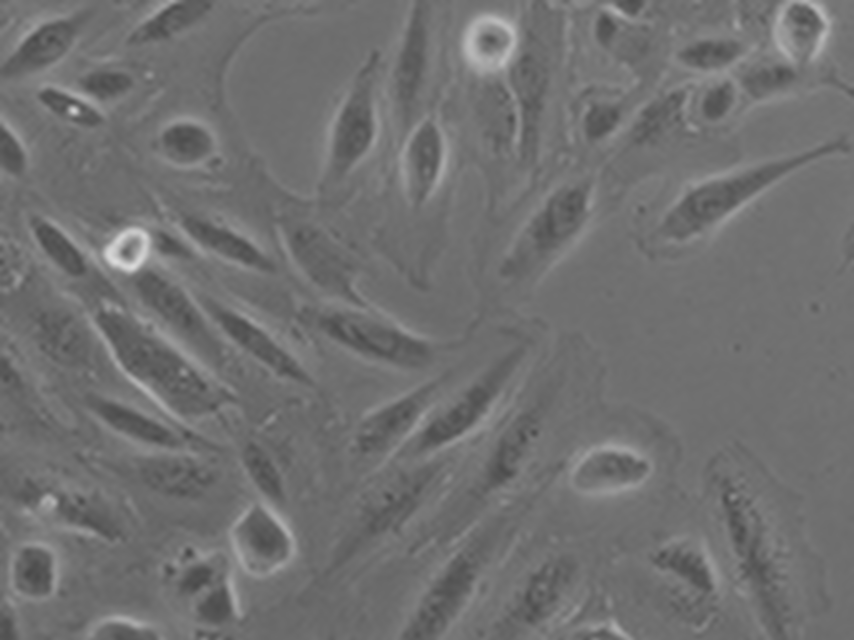
#> input picture Programming/Dataset1_00001.png_prepared.png, 2560 x 1920 px, given in place of 1_00001.png, which was not available (shown at 1/3 size)
$ python Cell_Counting.py
#> lines starting #> are read from the running program, lines starting #| are printed output that depends on the picture; after the words box and inside, x2 and y2 are one past the last pixel; in counts of white or black regions, pixels touching at a corner belong together; long printed decimals are rounded; pictures that were not available may be replaced by others from this repository, and a replacement may not be noted
import time
import cv2
import os
import pywt
import pywt.data
import numpy as np
import matplotlib.pyplot as plt
from skimage.metrics import peak_signal_noise_ratio, structural_similarity

# This program is designed to count the number of cells in an image using the Discrete Wavelet Transform (DWT) for image denoising
# Detailed setup instructions can be found in the README.md file
# Note: Appropriate images must be placed in the Dataset folder for the program to run correctly

def display_image(image_name, image_array):
    """
    Function to display the image
    Parameters:
        image_name (str): image name
        image_array (array): image array
    """
    cv2.imshow(image_name, image_array)
    cv2.waitKey(0)
    cv2.destroyAllWindows()


def image_info(image_name, imArray):
    """
    Function to display the image information
    Parameters:
        image_name (str): image name
        imArray (array): image array
    """
    # Display the colour information of the image
    print(f'\nImage information for {image_name}:')
    print(f'Mean: {imArray.mean():.2f}')
    print(f'Minimum: {imArray.min()}')
    print(f'Maximum: {imArray.max()}')

    # Display the histogram for number of pixels against pixel intensity, include the image_name
    plt.hist(imArray.flatten(), bins=100)

    # Histogram Formatting
    plt.title(f'Histogram of Pixel Intensity\n {image_name}', fontname='Times New Roman', fontsize=12)
    plt.xlabel('Pixel intensity', fontname='Times New Roman', fontsize=11)
    plt.ylabel('Number of pixels', fontname='Times New Roman', fontsize=11)
    plt.xticks(fontname='Times New Roman', fontsize=10)
    plt.yticks(fontname='Times New Roman', fontsize=10)
    plt.gcf().set_size_inches(8.38/2.54, 6/2.54)
    plt.gcf().set_dpi(600)
    plt.tight_layout()
    plt.show()


def image_import(folder_path, image_name):
    """
    Imports image and returns image array
    Parameters:
        folder_path (str): folder path of image
        image_name (str): image name
    Returns:
        imArray (array): image array
    """

    image_path = os.path.join(folder_path, image_name) + '.png' # Image path
    imArray = cv2.imread(image_path) # Read image

    print(f'Bit depth: {imArray.dtype}') # Display bit depth of image

    display_image('Original Image', imArray) # Display the original image

    return imArray


def gray_conversion(imArray):
    """
    Convert image to grayscale and convert to 8-bit integer
    Parameters:
        imArray (array): original image array
    Returns:
        imArrayG (array): grayscale 8-bit image array
    """
    imArrayG = cv2.cvtColor(imArray, cv2.COLOR_BGR2GRAY) # Conversion to grayscale

    imArrayG = np.uint8(imArrayG) # Conversion to 8-bit integer

    display_image('Gray 8-bit Integer Image', imArrayG)

    image_info('Before Pre-Processing', imArrayG)

    print("Dynamic Range Before Processing: ", imArrayG.max()-imArrayG.min())

    return imArrayG


def dynamic_range(imArrayG):
    """
    Algorithm to adjust the brightness and contrast of the image
    Parameters:
        imArrayG (array): grayscale 8-bit image array pre adjustment
    Returns:
        adjusted_image (array): grayscale 8-bit image array post adjustment
    """
    minimum_value = np.min(imArrayG)
    maximum_value = np.max(imArrayG)

    brightness = minimum_value
    contrast_ratio = 255 / (maximum_value - minimum_value)
    img_contrast = imArrayG * (contrast_ratio)

    minimum_value = np.min(img_contrast)
    img_contrast = img_contrast - brightness
    adjusted_image = np.clip(img_contrast, 0, 255)
    adjusted_image = np.uint8(adjusted_image)

    display_image('Adjusted Image (Brightness and Contrast)', adjusted_image)

    image_info('After Pre-Processing', adjusted_image)

    print("Dynamic Range After Processing: ", adjusted_image.max()-adjusted_image.min())

    return adjusted_image


def discrete_wavelet_transform(imArrayG, n, wavelet):
    """
    Complete DWT based multiresolution for denoising
    Parameters:
        imArrayG (array): grayscale 8-bit image array
        n (int): number of levels of decomposition
        wavelet (str): wavelet function
    Returns:
        coeffs (array): coefficients array from DWT
    """
    coeffs = pywt.wavedec2(imArrayG, wavelet, level=n)

    return coeffs


def coeffs_map(coeffs):
    """
    Produce coefficient map for visualisation only
    Parameters:
        coeffs (array): coefficients array
    """
    coeffs[0] = coeffs[0]/np.abs(coeffs[0]).max() # normalise the approximation coefficients

    arr, coeff_slices = pywt.coeffs_to_array(coeffs)

    display_image('Coefficients Map', arr)


def reconstrucuted_images(coeffs, n, wavelet):
    """
    Reconstruct images using only approximation and detail coefficients, producing two images
    Parameters:
        imArrayG (array): grayscale 8-bit image array from DWT
        n (int): number of levels of decomposition
        wavelet (str): wavelet function
    Returns:
        reconstructed_image_A (array): reconstructed image using only approximation coefficients
    """
    # Setting Detail Coefficients to Zero
    coeffs_A = list(coeffs)
    for i in range(1, n+1):
        coeffs_A[i] = tuple(np.zeros_like(element) for element in coeffs[i]) # set detail coefficients to zero

    reconstructed_image_A = pywt.waverec2(tuple(coeffs_A), wavelet) # reconstruct image using inverse DWT

    reconstructed_image_A = np.uint8(reconstructed_image_A) # convert to 8-bit integer image


    # Setting Detail Coefficients to Zero (for Visualisation only)
    coeffs_D = list(coeffs)
    for i in range(0, 1):
        coeffs_D[i] = tuple(np.zeros_like(element) for element in coeffs[i]) # set approximation coefficients to zero

    reconstructed_image_D = pywt.waverec2(tuple(coeffs_D), wavelet) # reconstruct image using inverse DWT

    reconstructed_image_D = np.uint8(reconstructed_image_D) # convert to 8-bit integer image

    display_image('Detail Coefficients Only Reconstructed Image', reconstructed_image_D)

    return reconstructed_image_A


def binary_thresholding(prepared_image):
    """
    Binary thresholding using simple thresholding method
    Parameters:
        prepared_image (array): image array post inverse DWT reconstruction
    Returns:
        thresh (array): thresholded image array
    """
    threshold = prepared_image.mean() - 1/2 * prepared_image.std() # Calculate threshold value

    # If pixel value > threshold the  set to 0. Inverted as cv2.findContours() requires white objects on black background
    _, thresh = cv2.threshold(prepared_image, threshold, 255, cv2.THRESH_BINARY_INV)

    print('Simple Threshold Value: ' + str(threshold))

    display_image('Binary Thresholded Image', thresh)

    return thresh


def cell_identification(binary_image, imArrayG):
    """
    Morphological operations and contour detection (cell identification)
    Note: The morphological operations must be adjusted based on the cell size
    Parameters:
        binary_image (array): binary thresholded image array
        imArrayG (array): grayscale 8-bit image array
    Returns:
        result_filtered (array): image array with filtered contours
        filtered_contours (list): list of filtered contours (can be used for future analysis)
    """
    # Morphological kernel sizes (with all ones)
    kernel_open = np.ones((25, 25), np.uint8)
    kernel_dilation = np.ones((25, 25), np.uint8)
    kernel_close = np.ones((25, 25), np.uint8)

    morphed = cv2.morphologyEx(binary_image, cv2.MORPH_OPEN, kernel_open) # Removes small white regions (noise in background)
    morphed = cv2.dilate(morphed, kernel_dilation, iterations = 1) # Increases white regions (joins broken cells)
    morphed = cv2.morphologyEx(morphed, cv2.MORPH_CLOSE, kernel_close) # Removes small black holes (noise in cells)

    display_image('Morphed Image', morphed)

    # Contour detection: cv2.RETR_EXTERNAL retrieves only the extreme outer contours, cv2.CHAIN_APPROX_SIMPLE compresses the contour
    contours, _ = cv2.findContours(morphed, cv2.RETR_EXTERNAL, cv2.CHAIN_APPROX_SIMPLE)

    # Draw contours on original colour image
    result = imArrayG.copy()
    result = cv2.cvtColor(result, cv2.COLOR_GRAY2BGR)
    result = cv2.drawContours(result, contours, -1, (0, 255, 0), 2)
    display_image('Contours on Grayscale Image', result)

    # Minimum contour area threshold - removes contours smaller than the threshold
    min_contour_area = 0

    # Filter contours based on area threshold
    filtered_contours = []
    for contour in contours:
        if cv2.contourArea(contour) > min_contour_area:
            filtered_contours.append(contour)
            print('Cell Area: ' + str(cv2.contourArea(contour))) # Output the area of the cells

    print('Average Cell Area: ' + str(np.mean([cv2.contourArea(contour) for contour in filtered_contours])))

    # Retrieve the original colour image so that the filtered contours can be drawn on it
    result_filtered = imArrayG.copy()
    result_filtered = cv2.cvtColor(result_filtered, cv2.COLOR_GRAY2BGR)

    # Draw filtered contours and number them
    for i in range(len(filtered_contours)):
        cv2.drawContours(result_filtered, filtered_contours, i, (0, 255, 0), 2)
        cv2.putText(result_filtered, str(i+1), tuple(filtered_contours[i][0][0]), cv2.FONT_HERSHEY_COMPLEX, 1, (0, 0, 255), 3)

    print('Number of Cells Found: ' + str(len(filtered_contours)))

    display_image('Filtered Contours on Grayscale Image', result_filtered)

    return result_filtered, filtered_contours


def main():
    # Image path and name for which the cell counting is to be performed
    folder_path = 'Dataset'
    image_name = '1_00001'

    # Recieving user input to specify the functions to be run
    coefficients_map = input('Do you want to display the coefficients map? (Y/N): ')
#> the answer given: y

    # Import image and return image array
    imArray = image_import(folder_path, image_name)
#> in image_import, imArray is the input picture: shape (1920, 2560, 3); min 72, max 219, mean 112.5
#| Bit depth: uint8

    # Convert image to grayscale and convert to 8-bit integer
    imArrayG = gray_conversion(imArray)
#| Mean: 112.54
#| Minimum: 72
#| Maximum: 219
#| Dynamic Range Before Processing:  147

    # Adjust brightness and contrast to improve the dynamic range
    adjusted_image = dynamic_range(imArrayG)
#> in dynamic_range, `minimum_value = np.min(imArrayG)`: minimum_value = 72
#> in dynamic_range, `maximum_value = np.max(imArrayG)`: maximum_value = 219
#> in dynamic_range, `brightness = minimum_value`: brightness = 72
#> in dynamic_range, `contrast_ratio = 255 / (maximum_value - minimum_value)`: contrast_ratio = 1.73
#> in dynamic_range, `img_contrast = imArrayG * (contrast_ratio)`:
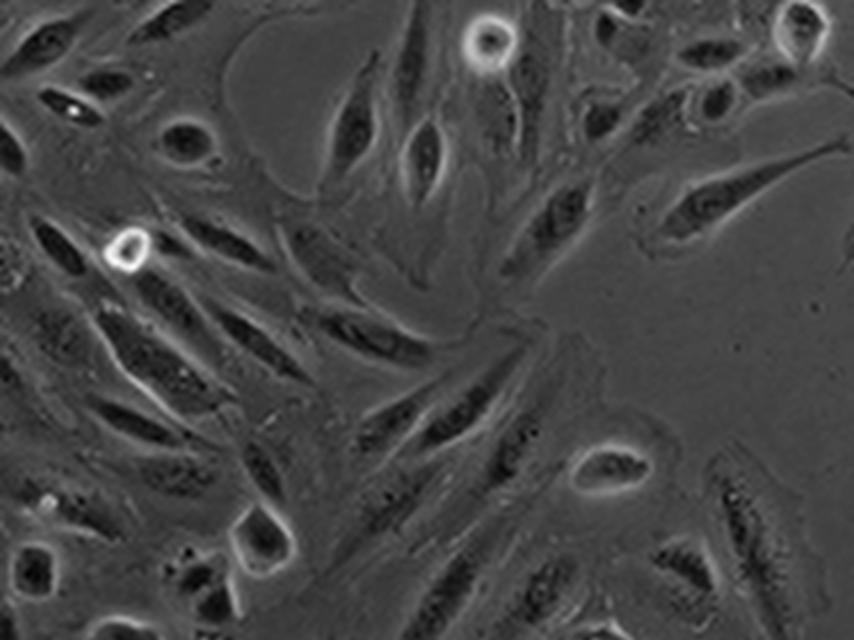
#> img_contrast: shape (1920, 2560) float64 (shown at 1/3 size); min 124.9, max 379.9, mean 195.2; drawn with min black and max white
#> in dynamic_range, `minimum_value = np.min(img_contrast)`: minimum_value = 124.9
#> call 2 of image_info, with image_name = 'After Pre-Processing'
#| Mean: 122.73
#| Minimum: 52
#| Maximum: 255
#> in image_info (call 2), `plt.show()`:
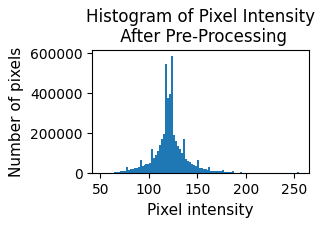
#> figure drawn by matplotlib, 1 panel; tallest bar 585387 high, from x = 123 to 125.1
#| Dynamic Range After Processing:  203

    # DWT parameters (number of levels and wavelet type)
    n = 4
    wavelet = 'db12'

    # DWT decomposition
    coeffs = discrete_wavelet_transform(adjusted_image, n, wavelet)
#> in discrete_wavelet_transform, `coeffs = pywt.wavedec2(imArrayG, wavelet, level=n)`: coeffs = 5 items
#> coeffs = 5 items

    # Produce coefficient map for visualisation only if user input is "Y"
    if coefficients_map == "Y":
        coeffs_map_input = discrete_wavelet_transform(adjusted_image, n, wavelet)
        coeffs_map(coeffs_map_input)

    # Reconstruct images with only approximation and detail coefficients respectively
    prepared_image = reconstrucuted_images(coeffs, n, wavelet)
#> in reconstrucuted_images, `reconstructed_image_D = pywt.waverec2(tuple(coeffs_D), wavelet)`:
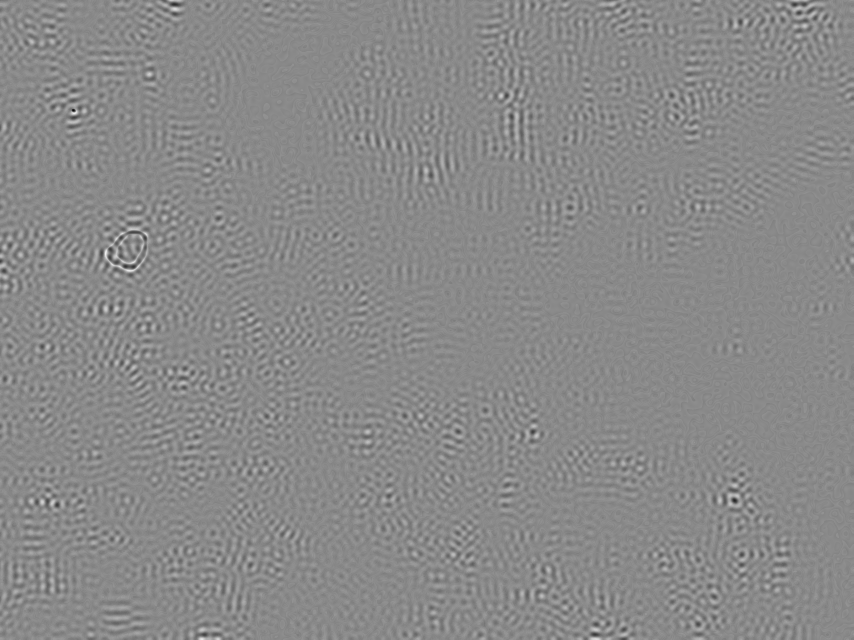
#> reconstructed_image_D: shape (1920, 2560) float64 (shown at 1/3 size); min -22.66, max 19.3, mean 0.000664; drawn with min black and max white
#> in reconstrucuted_images, `reconstructed_image_D = np.uint8(reconstructed_image_D)`:
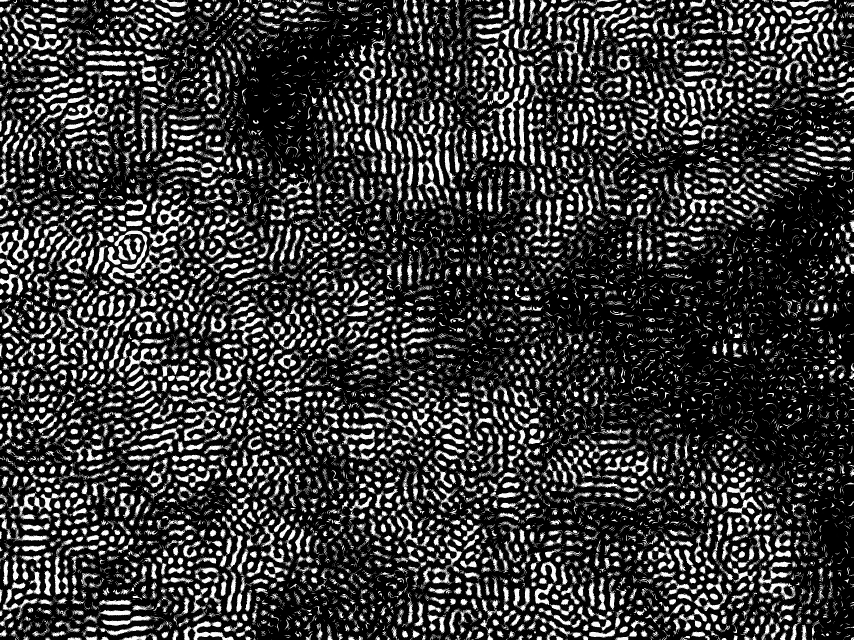
#> reconstructed_image_D: shape (1920, 2560) (shown at 1/3 size); min 0, max 255, mean 56.7

    # Binary thresholding using simple thresholding method
    binary_image_simple = binary_thresholding(prepared_image)
#> in binary_thresholding, `threshold = prepared_image.mean() - 1/2 * prepared_image.std()`: threshold = 111.9
#> in binary_thresholding, `_, thresh = cv2.threshold(prepared_image, threshold, 255, cv2.THRESH_B..`:
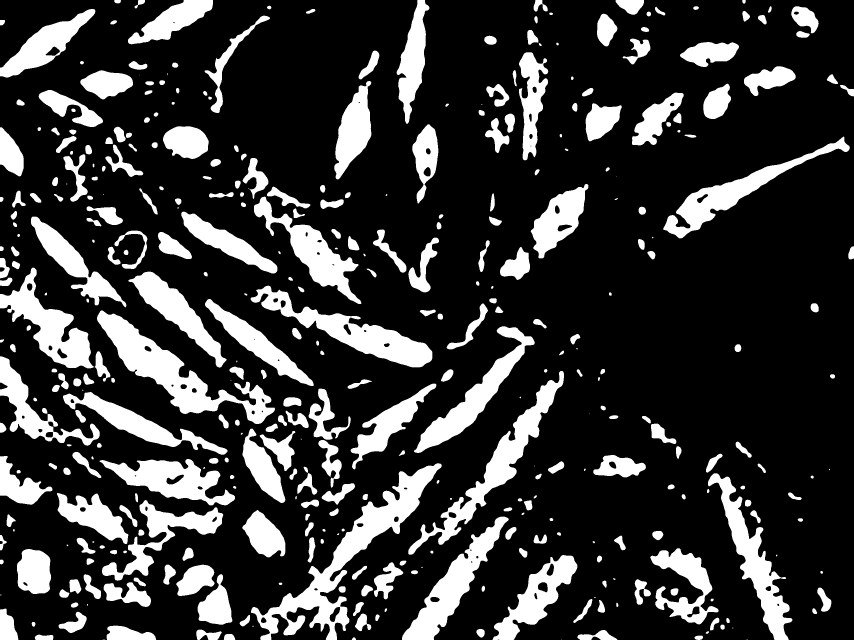
#> thresh: shape (1920, 2560) (shown at 1/3 size); 21.4% white; 389 white regions (29 under 20 px), largest, box (x1, y1, x2, y2) and area: (753, 1390, 1325, 1920) 54679, (291, 931, 825, 1272) 45472, (1225, 1113, 1692, 1664) 35000
#| Simple Threshold Value: 111.922

    # Morphological operations and contour detection (cell identification)
    result_filtered, filtered_contours = cell_identification(binary_image_simple, imArrayG)
#> in cell_identification, `morphed = cv2.morphologyEx(binary_image, cv2.MORPH_OPEN, kernel_open)`: morphed: shape (1920, 2560); 15% white; 100 white regions, largest, box (x1, y1, x2, y2) and area: (896, 928, 1296, 1102) 27416, (1335, 1148, 1668, 1607) 26993, (997, 1399, 1304, 1709) 25898
#> in cell_identification, `morphed = cv2.dilate(morphed, kernel_dilation, iterations = 1)`: morphed: shape (1920, 2560); 26% white; 74 white regions, largest, box (x1, y1, x2, y2) and area: (773, 1387, 1316, 1920) 68868, (284, 929, 665, 1249) 51864, (783, 864, 1308, 1114) 49625
#> in cell_identification, `morphed = cv2.morphologyEx(morphed, cv2.MORPH_CLOSE, kernel_close)`:
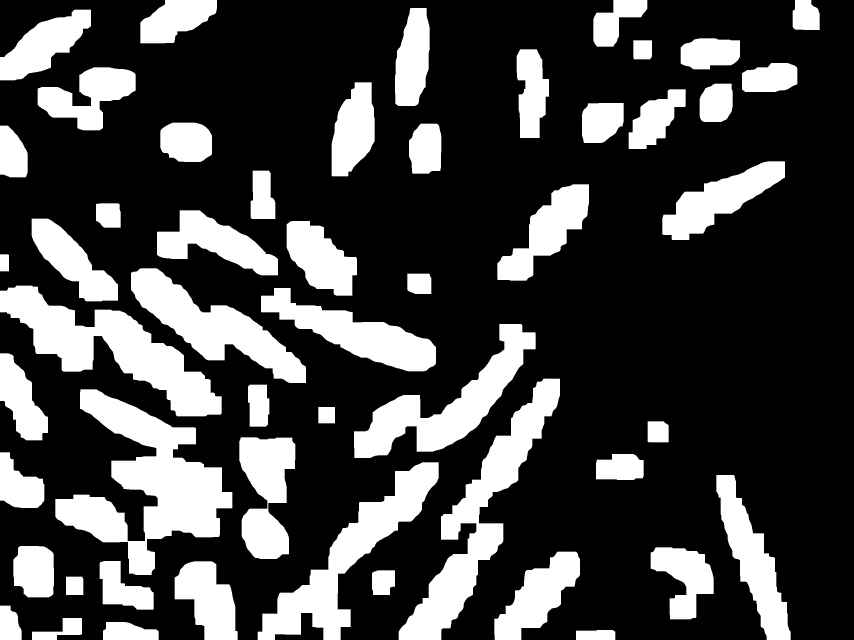
#> morphed: shape (1920, 2560) (shown at 1/3 size); 26.4% white; 52 white regions
#> in cell_identification, `contours, _ = cv2.findContours(morphed, cv2.RETR_EXTERNAL, cv2.CHAIN_A..`: contours = 52 contours; largest, box (x1, y1, x2, y2) and area: (166, 1168, 697, 1725) 117610, (0, 857, 665, 1249) 89546, (1196, 1136, 1680, 1920) 87325, (773, 1387, 1316, 1920) 73618, (1062, 972, 1607, 1374) 66044
#> in cell_identification, `result = cv2.drawContours(result, contours, -1, (0, 255, 0), 2)`:
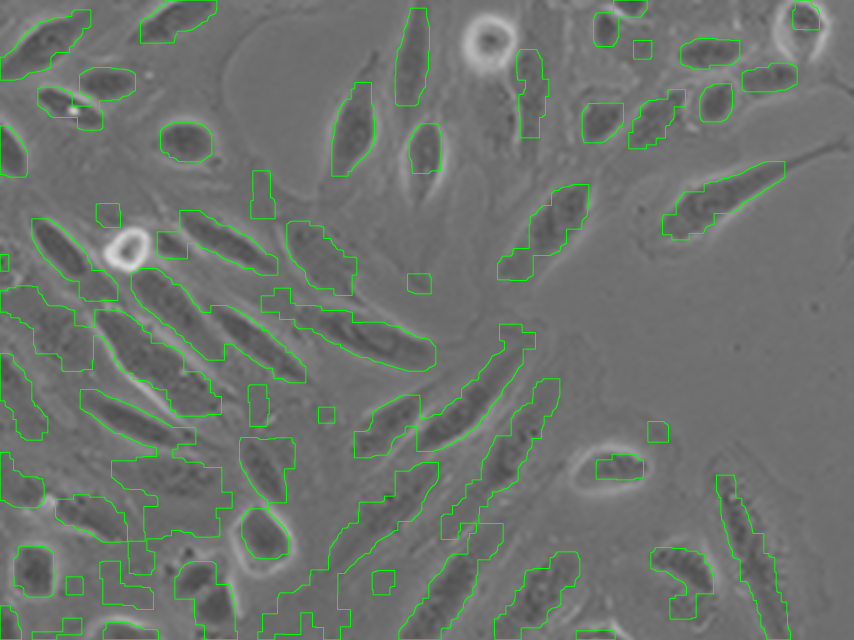
#> result: shape (1920, 2560, 3) (shown at 1/3 size); mean B, G, R 109.5, 116.1, 109.5


if __name__ == "__main__":
    main()
